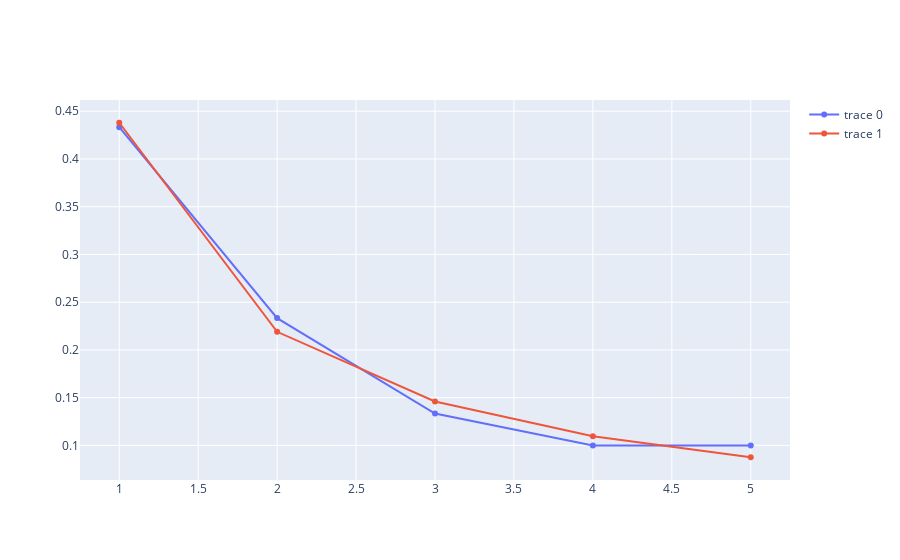

The cell this chart's notebook holds for it:
### Code cell
# Plot vocab fraction vs rank for grammar classes
from plotly.offline import init_notebook_mode, iplot
from plotly.graph_objs import *

init_notebook_mode(connected=True)         # initiate notebook for offline plot

class_freqs = Scatter(
    x = np.array(range(1, num_classes + 1)),
    y = words_per_class / num_words
)
Zipf_law = Scatter(
    x = np.array(range(1, num_classes + 1)),
    y = zipf_fracs
)
data = [class_freqs, Zipf_law]
iplot(data)

### Figure 1 — Plotly figure (JSON) as saved in the notebook; plotly's stock layout.template omitted (floating-point values rounded to 4 significant figures)
{"data": [{"type": "scatter", "x": [1, 2, 3, 4, 5], "y": [0.4333, 0.2333, 0.1333, 0.1, 0.1]}, {"type": "scatter", "x": [1, 2, 3, 4, 5], "y": [0.438, 0.219, 0.146, 0.1095, 0.08759]}], "layout": {}}
